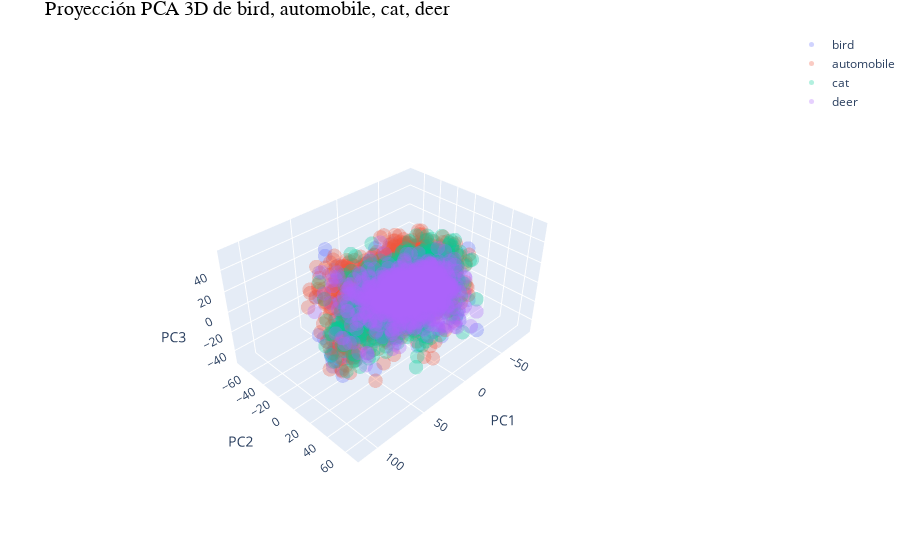

The cell this chart's notebook holds for it:
### Code cell
fig = go.Figure()

# clase1
fig.add_trace(go.Scatter3d(
    x=X_pca_3[mask_1, 0],
    y=X_pca_3[mask_1, 1],
    z=X_pca_3[mask_1, 2],
    mode='markers',
    marker=dict(size=5, opacity=0.3),
    name=clase1
))

# clase2
fig.add_trace(go.Scatter3d(
    x=X_pca_3[mask_2, 0],
    y=X_pca_3[mask_2, 1],
    z=X_pca_3[mask_2, 2],
    mode='markers',
    marker=dict(size=5, opacity=0.3),
    name=clase2
))

# clase3
fig.add_trace(go.Scatter3d(
    x=X_pca_3[mask_3, 0],
    y=X_pca_3[mask_3, 1],
    z=X_pca_3[mask_3, 2],
    mode='markers',
    marker=dict(size=5, opacity=0.3),
    name=clase3
))

# clase4
fig.add_trace(go.Scatter3d(
    x=X_pca_3[mask_4, 0],
    y=X_pca_3[mask_4, 1],
    z=X_pca_3[mask_4, 2],
    mode='markers',
    marker=dict(size=5, opacity=0.3),
    name=clase4
))

fig.update_layout(
    title=f'Proyección PCA 3D de {clase1}, {clase2}, {clase3}, {clase4}',
    scene=dict(
        xaxis_title='PC1',
        yaxis_title='PC2',
        zaxis_title='PC3'
    ),
    margin=dict(l=0, r=0, b=0, t=30)
)

# Zoom out 
fig.update_layout(scene_camera=dict(eye=dict(x=2, y=2, z=2)))

# Cambiar el titulo
fig.update_layout(title_font=dict(size=20, color='black', family='Arial'))

fig.show()

### Figure 1 — Plotly figure (JSON) as saved in the notebook; plotly's stock layout.template omitted (floating-point values rounded to 4 significant figures; data arrays with more than 128 entries replaced by an {"elided": "..."} marker saying what was removed)
{"data": [{"marker": {"opacity": 0.3, "size": 5}, "mode": "markers", "name": "bird", "type": "scatter3d", "x": {"elided": "1032 float values"}, "y": {"elided": "1032 float values"}, "z": {"elided": "1032 float values"}}, {"marker": {"opacity": 0.3, "size": 5}, "mode": "markers", "name": "automobile", "type": "scatter3d", "x": {"elided": "974 float values"}, "y": {"elided": "974 float values"}, "z": {"elided": "974 float values"}}, {"marker": {"opacity": 0.3, "size": 5}, "mode": "markers", "name": "cat", "type": "scatter3d", "x": {"elided": "1016 float values"}, "y": {"elided": "1016 float values"}, "z": {"elided": "1016 float values"}}, {"marker": {"opacity": 0.3, "size": 5}, "mode": "markers", "name": "deer", "type": "scatter3d", "x": {"elided": "999 float values"}, "y": {"elided": "999 float values"}, "z": {"elided": "999 float values"}}], "layout": {"margin": {"b": 0, "l": 0, "r": 0, "t": 30}, "scene": {"camera": {"eye": {"x": 2, "y": 2, "z": 2}}, "xaxis": {"title": {"text": "PC1"}}, "yaxis": {"title": {"text": "PC2"}}, "zaxis": {"title": {"text": "PC3"}}}, "title": {"font": {"color": "black", "family": "Arial", "size": 20}, "text": "Proyección PCA 3D de bird, automobile, cat, deer"}}}
